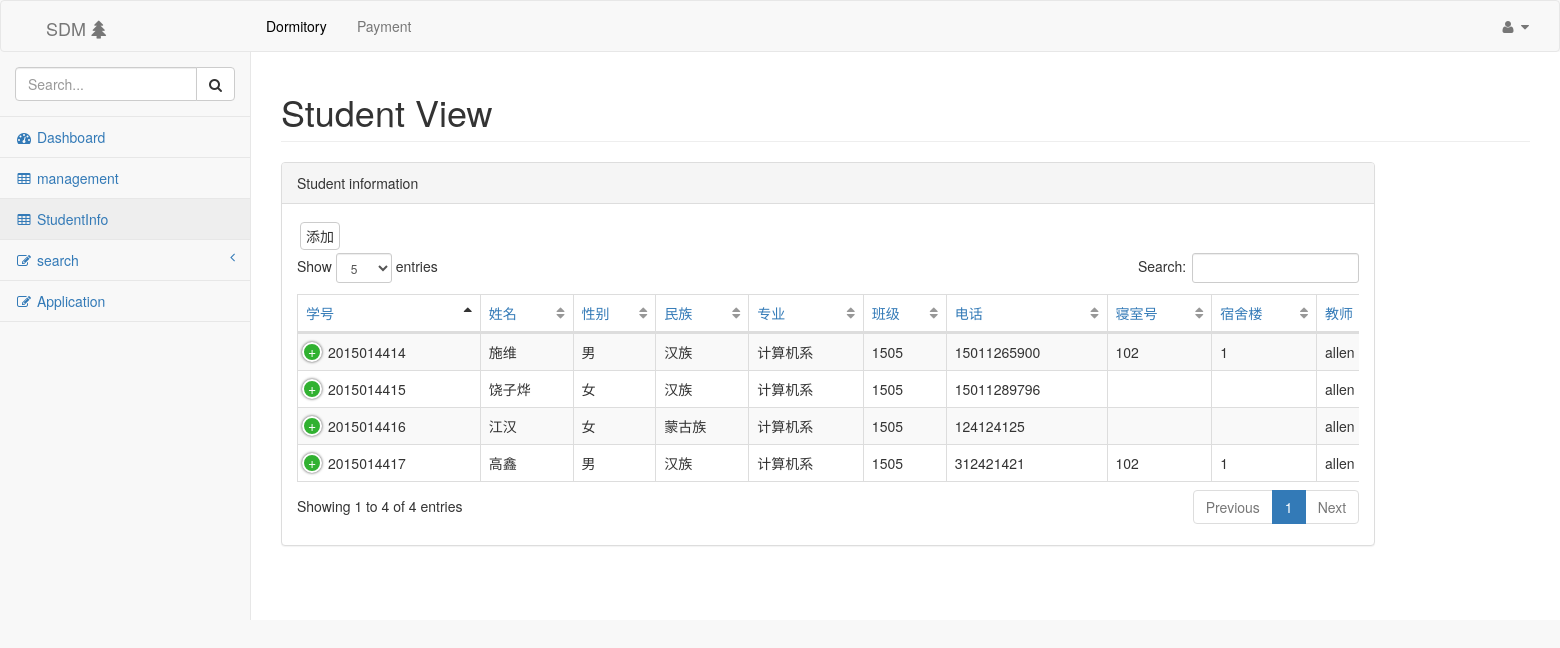
The page /student/ (signed in) on the database its author committed.
### dorm/models.py (models this page shows, shortened)
class Student(models.Model):
	number = models.CharField('number', default='', max_length=100)
	name = models.CharField('name', default='', max_length=100)
	sex = models.CharField('sex', default='', max_length=100)
	nation = models.CharField('nation', default='', max_length=100)
	major = models.CharField('major', default='', max_length=100)
	class_grade = models.CharField('class_grade', default='', max_length=100)
	phone = models.CharField('phone', default='', max_length=100)
	room_number = models.ForeignKey('Room', on_delete=models.CASCADE, related_name='room_number', null=True)
	teacher = models.ForeignKey('NewUser', on_delete=models.CASCADE, related_name='teacher', null=True)

class Room(models.Model):
	number = models.IntegerField('number', default=0)
	volume = models.IntegerField('volume', default=0)
	cost = models.IntegerField('cost', default=0)
	building_number = models.ForeignKey('Building', on_delete=models.CASCADE, related_name='building_number', null=True)
	free = models.IntegerField('free', default=0)

class Building(models.Model):
	number = models.IntegerField('number', default=0)
	high = models.IntegerField('high', default=0)
	room = models.IntegerField('room', default=0)
	begintime = models.DateField('begintime', null=True)
	sex = models.CharField('sex', default='', max_length=100)

class NewUser(AbstractUser):
	name = models.CharField('name', default='', max_length=100)
	idcard = models.CharField('idcard', default='', max_length=100)
	phone = models.CharField('phone', default='', max_length=100)
	sex = models.CharField('sex', default='', max_length=100)
	kind = models.CharField('kind', default='', max_length=100)

### dorm/views.py (the view, shortened to what this page needs)
# urls.py: path('student/', views.StudentView.as_view(), name='StudentView'),
class StudentView(View):
	def get(self, request):
		info = {}
		info['name'] = request.session.get('name', '')
		info['kind'] = request.session.get('kind', '')
		if not info['name']:
			return redirect(reverse('dorm:login'))
		user = NewUser.objects.get(name=request.session.get('name', 'null'))
		student_list = user.teacher.all()
		info = {'kind': request.session.get('kind', ''), 'student_list': student_list}
		info['nation_list'] = ['汉族', '蒙古族', '回族', '藏族', '维吾尔族', '苗族', '彝族', '壮族', '布依族', '朝鲜族', \
		'满族', '侗族', '瑶族', '白族', '土家族', '哈尼族', '哈萨克族', '傣族', '黎族', '僳僳族', '佤族', '畲族', \
		'高山族', '拉祜族', '水族', '东乡族', '纳西族', '景颇族', '柯尔克孜族', '土族', '达斡尔族', '仫佬族', \
		'羌族', '布朗族', '撒拉族', '毛南族', '仡佬族', '锡伯族', '阿昌族', '普米族', '塔吉克族', '怒族', \
		'乌孜别克族', '俄罗斯族', '鄂温克族', '德昂族', '保安族', '裕固族', '京族', '塔塔尔族', '独龙族', \
		'鄂伦春族', '赫哲族', '门巴族', '珞巴族', '基诺族']
		info['major_list'] = ['计算机系', '自动化系', '测控技术系', '信息工程系', '化学工程与工艺', '环境工程', \
		'能源化学工程', '卓越工程师计划', '国际教育合作']
		class_grade_list = []
		grade_list = [str(x) for x in range(15, 20)]
		class_list = [str(x) for x in range(1, 21)]
		for x in grade_list:
			for y in class_list:
				if len(y) == 1:
					class_grade_list.append(x+'0'+y)
				else:
					class_grade_list.append(x+y)
		info['class_grade_list'] = class_grade_list
		return render(request, 'dorm/student_view.html', info)

### dorm/templates/dorm/student_view.html (shortened to what this page needs)
{% extends 'dorm/base.html' %}
{% load static %}
{% block head %}
    <link href="{% static 'css/bootstrap.min.css' %}" rel="stylesheet">
    <link href="{% static 'css/metisMenu.min.css' %}" rel="stylesheet">
    <link href="{% static 'css/dataTables.bootstrap.css' %}" rel="stylesheet">
    <link href="{% static 'css/dataTables.responsive.css' %}" rel="stylesheet">
    <link href="{% static 'css/sb-admin-2.css' %}" rel="stylesheet">
    <link href="{% static 'css/font-awesome.min.css' %}" rel="stylesheet" type="text/css">
{% endblock %}
{% block h1 %}Student View{% endblock %}
{% block content %}
            <div class="row" style="width: 180%">
                <div class="col-lg-6">
                    <div class="panel panel-default">
                        <div class="panel-heading">
                            Student information
                        </div>
                        <div class="panel-body">
                            <div class="table-responsive">
                                {% ifequal kind 'teacher' %}
                                <button class="btn btn-default" data-toggle="modal" data-target="#myModal" style="padding:3px 5px;margin:3px;">
                            添加
                            </button>
                                {% endifequal %}
                                <table class="table table-striped table-bordered table-hover" id="dataTables-example">
                                	<thead>
                                		<tr>
                                			<td><a>学号</a></td>
                                			<td><a>姓名</a></td>
                                			<td><a>性别</a></td>
                                			<td><a>民族</a></td>
                                			<td><a>专业</a></td>
                                			<td><a>班级</a></td>
                                			<td><a>电话</a></td>
                                			<td><a>寝室号</a></td>
                                			<td><a>宿舍楼</a></td>
                                			<td><a>教师</a></td>
                                		</tr>
                                	</thead>
                                	<tbody>
                                		{% for x in student_list %}
                                		<tr>
                                			<td id="number">{{ x.number }}</td>
                                			<td>{{ x.name }}</td>
                                			<td>{{ x.sex }}</td>
                                			<td>{{ x.nation }}</td>
                                			<td>{{ x.major }}</td>
                                			<td>{{ x.class_grade }}</td>
                                			<td>{{ x.phone }}</td>
                                			<td>{{ x.room_number.number }}</td>
                                			<td>{{ x.room_number.building_number.number }}</td>
                                			<td>{{ x.teacher.name }}</td>
                                		</tr>
                                		{% endfor %}
                                	</tbody>
                                </table>
                            </div>
                        </div>
                    </div>
                </div>
            </div>
{% endblock %}

### dorm/templates/dorm/base.html (shortened to what this page needs)
<!DOCTYPE html>
{% load static %}
<html lang="en">
<head>
	{% block head %}{% endblock %}
<body>
    <div id="wrapper">
	        <nav class="navbar navbar-default" style="margin-bottom: 0px;">
			  <div class="container-fluid">
			    <div class="navbar-header">
					{% ifequal kind 'dormadmin' %}
					<a class="navbar-brand" href="{% url 'dorm:DormadminIndex' %}" style="margin-left: 15px; ">SDM<i class="fa fa-tree" style="padding:5px; "></i></a>
					{% else %}
					<a class="navbar-brand" href="{% url 'dorm:TeacherIndex' %}" style="margin-left: 15px; ">SDM<i class="fa fa-tree" style="padding:5px; "></i></a>
					{% endifequal %}
				</div>
			    <div class="collapse navbar-collapse" id="bs-example-navbar-collapse-1" style="margin-left: 220px;">
			      <ul class="nav navbar-nav">
			        <li><a class="index" href="#" style="color: black;">Dormitory</a></li>
			        <li><a class="index" href="Payment.html">Payment</a></li>
			      </ul>
			      <ul class="nav navbar-nav navbar-right">
			        <li class="dropdown">
			          <a href="#" class="dropdown-toggle" data-toggle="dropdown" role="button" aria-haspopup="true" aria-expanded="false">
			          	<i class="fa fa-user fa-fw"></i> <i class="fa fa-caret-down"></i>
			          </a>
			        </li>
			      </ul>
			    </div>
			   </div>
			</nav>
            <div class="navbar-default sidebar" role="navigation" style="margin-top: 0px;">
                <div class="sidebar-nav navbar-collapse">
                    <ul class="nav" id="side-menu">
                    	 <li class="sidebar-search">
                            <div class="input-group custom-search-form">
                                <input type="text" class="form-control" placeholder="Search...">
                                <span class="input-group-btn">
                                <button class="btn btn-default" type="button">
                                    <i class="fa fa-search"></i>
                                </button>
                            </span>
                            </div>
                        </li>
                        <li>
                            <a href="index.html"><i class="fa fa-dashboard fa-fw"></i> Dashboard</a>
                        </li>
                        <li>
                            <a href="{% url 'dorm:BuildingView' %}"><i class="fa fa-table fa-fw"></i> management</a>
                        </li>
						{% ifequal kind 'teacher' %}
                        <li>
                            <a href="{% url 'dorm:StudentView' %}"><i class="fa fa-table fa-fw"></i> StudentInfo</a>
                        </li>
						{% endifequal %}
                        <li>
                            <a><i class="fa fa-edit fa-fw"></i> search<span class="fa arrow"></span></a>
                        </li>
                         <li>
                            <a href="{% url 'dorm:RequestView' %}"><i class="fa fa-edit fa-fw"></i> Application</a>
                        </li>
                    </ul>
                </div>
            </div>
        <div id="page-wrapper">
            <div class="row">
                <div class="col-lg-12">
                    <h1 class="page-header">{% block h1 %}{% endblock %}</h1>
                </div>
            </div>
			{% block content %}{% endblock %}
        </div>
    </div>
</html>

### dorm/static/css/dataTables.responsive.css (style rules this page uses)
table.dataTable.dtr-inline.collapsed > tbody > tr > td:first-child, table.dataTable.dtr-inline.collapsed > tbody > tr > th:first-child { position: relative; padding-left: 30px; cursor: pointer; }
table.dataTable.dtr-inline.collapsed > tbody > tr > td:first-child:before, table.dataTable.dtr-inline.collapsed > tbody > tr > th:first-child:before { top: 8px; left: 4px; height: 16px; width: 16px; display: block; position: absolute; color: white; border: 2px solid white; border-radius: 16px; text-align: center; line-height: 14px; box-shadow: 0 0 3px #444; box-sizing: content-box; content: '+'; background-color: #31b131; }

### dorm/static/css/sb-admin-2.css (style rules this page uses)
body { background-color: #f8f8f8; }
#wrapper { width: 100%; }
#page-wrapper { padding: 0 15px; min-height: 568px; background-color: white; }
@media (min-width: 768px) { #page-wrapper { position: inherit; margin: 0 0 0 250px; padding: 0 30px; border-left: 1px solid #e7e7e7; } }
.sidebar .sidebar-nav.navbar-collapse { padding-left: 0; padding-right: 0; }
.sidebar .sidebar-search { padding: 15px; }
.sidebar ul li { border-bottom: 1px solid #e7e7e7; }
.sidebar ul li a.active { background-color: #eeeeee; }
.sidebar .arrow { float: right; }
.sidebar .fa.arrow:before { content: "\f104"; }
@media (min-width: 768px) { .sidebar { z-index: 1; position: absolute; width: 250px; margin-top: 51px; } }
table.dataTable thead .sorting, table.dataTable thead .sorting_asc, table.dataTable thead .sorting_desc, table.dataTable thead .sorting_asc_disabled, table.dataTable thead .sorting_desc_disabled { background: transparent; }
table.dataTable thead .sorting_asc:after { content: "\f0de"; float: right; font-family: fontawesome; }
table.dataTable thead .sorting:after { content: "\f0dc"; float: right; font-family: fontawesome; color: rgba(50, 50, 50, 0.5); }

### rows shown on the page
Student: number "2015014414", name "施维", sex "男", nation "汉族", major "计算机系", class_grade "1505", phone "15011265900", room_number.number "102", room_number.building_number.number "1", teacher.name "allen"
Student: number "2015014415", name "饶子烨", sex "女", nation "汉族", major "计算机系", class_grade "1505", phone "15011289796", teacher.name "allen"
Student: number "2015014416", name "江汉", sex "女", nation "蒙古族", major "计算机系", class_grade "1505", phone "124124125", teacher.name "allen"
Student: number "2015014417", name "高鑫", sex "男", nation "汉族", major "计算机系", class_grade "1505", phone "312421421", room_number.number "102", room_number.building_number.number "1", teacher.name "allen"
